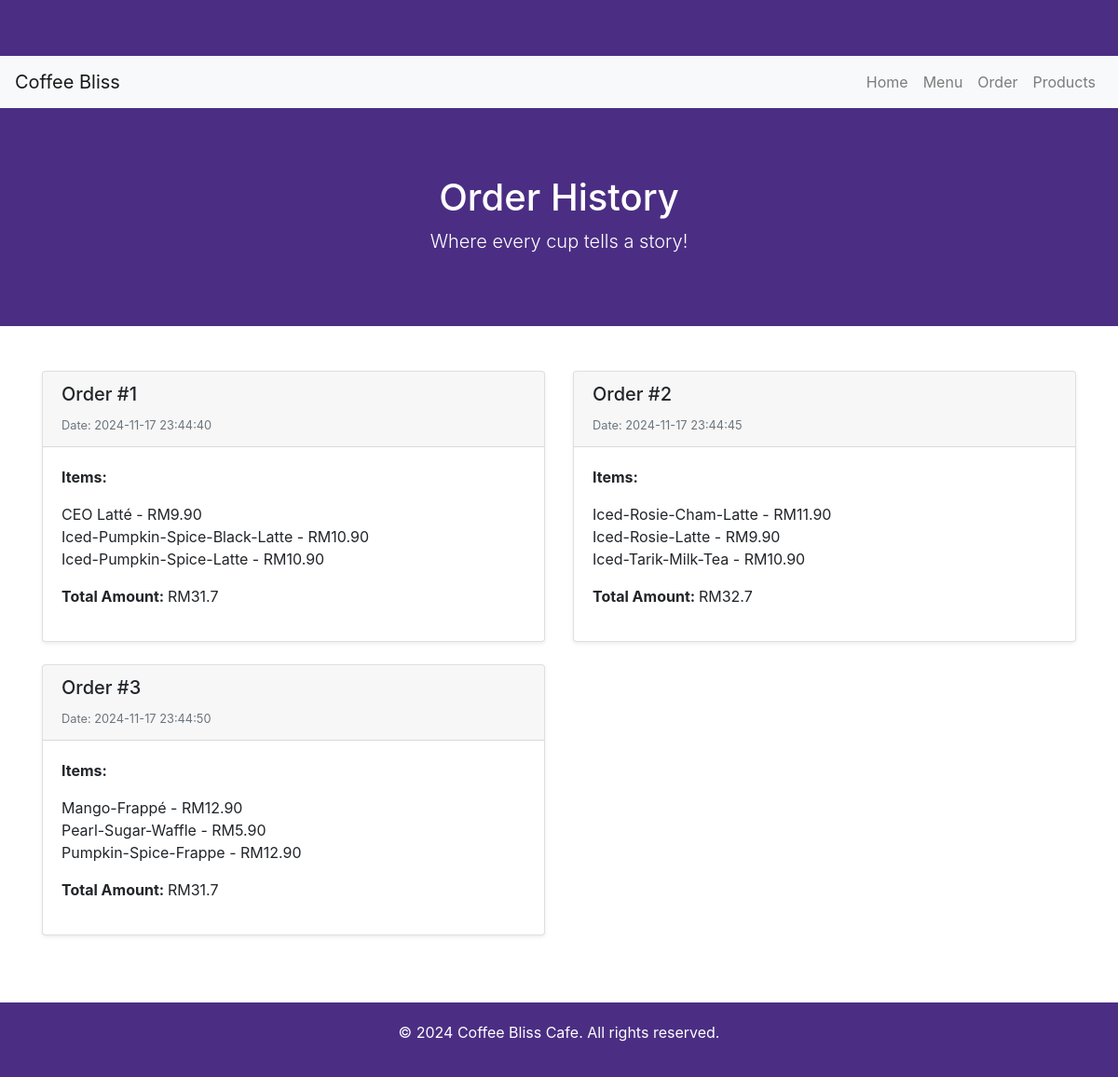
Screenshot of /php/order.php with the database file from the repository.
### tables this page shows
CREATE TABLE `history` (
  `id` int(11) NOT NULL,
  `order_num` int(11) NOT NULL,
  `time` datetime NOT NULL,
  `item_id` int(11) DEFAULT NULL
);

CREATE TABLE `item` (
  `id` int(11) NOT NULL,
  `img` longblob NOT NULL,
  `name` varchar(255) NOT NULL,
  `price` decimal(6,2) NOT NULL
);

### php/order.php (the view, shortened to what this page needs)
<!DOCTYPE html>
<html lang="en">
<head>
    <link href="https://stackpath.bootstrapcdn.com/bootstrap/4.5.2/css/bootstrap.min.css" rel="stylesheet">
    <link rel="stylesheet" href="../css/index.css">
</head>
<body>
    <div class="banner">
        <nav class="navbar navbar-expand-lg navbar-light bg-light">
            <a class="navbar-brand" href="#">Coffee Bliss</a>
            <div class="collapse navbar-collapse" id="navbarNav">
                <ul class="navbar-nav ml-auto">
                    <li class="nav-item">
                        <a class="nav-link" href="../index.php">Home</a>
                    </li>
                    <li class="nav-item">
                        <a class="nav-link" href="menu.php">Menu</a>
                    </li>
                    <li class="nav-item">
                        <a class="nav-link" href="order.php">Order</a>
                    </li>
                    <li class="nav-item">
                        <a class="nav-link" href="products.php">Products</a>
                    </li>
                </ul>
            </div>
        </nav>
        <br><br><br>
        <h1>Order History</h1>
        <p class="lead">Where every cup tells a story!</p>
    </div>
    <div class="container mt-5">
        <div class="row">
        <?php
            include '../db/database.php';
            $query = "SELECT order_num, time, item_id FROM history ORDER BY order_num";
            $result = mysqli_query($conn, $query);
            $order_count = null;
            $item = [];
            $date = null;
            while ($row = mysqli_fetch_assoc($result)) {
                if ($order_count === null) {
                    $order_count = $row["order_num"];
                    $date = $row["time"];
                }
                if ($row["order_num"] == $order_count) {
                    $item[] = $row["item_id"];
                } else {
                    output($order_count, $item, $date);
                    $order_count = $row["order_num"];
                    $item = [$row["item_id"]];
                    $date = $row["time"];
                }
            }
            if (!empty($item)) {
                output($order_count, $item, $date);
            }
            function output($order_num, $item, $date) {
                global $conn;
                $total = 0;
                echo "<div class='col-md-6'>";
                echo "<div class='card mb-4 shadow-sm'>";
                echo "<div class='card-header'>";
                echo "<h5>Order #" . $order_num . "</h5>";
                echo "<small class='text-muted'>Date: " . $date . "</small>";
                echo "</div>";
                echo "<div class='card-body'>";
                echo "<p><strong>Items:</strong></p>";
                echo "<ul class='list-unstyled'>";
                foreach ($item as $item_id) {
                    $q = "SELECT name, price FROM item WHERE id = '$item_id'";
                    $r = mysqli_query($conn, $q);
                    $rows = mysqli_fetch_assoc($r);
                    if (isset($rows["name"]) && isset($rows["price"])) {
                        echo "<li>" . $rows["name"] . " - RM" . $rows["price"] . "</li>";
                        $total += $rows["price"];
                    } else {
                        echo "<li>Item not available</li>";
                    }
                }
                echo "</ul>";
                echo "<p><strong>Total Amount: </strong>RM" . $total . "</p>";
                echo "</div>";
                echo "</div>";
                echo "</div>";
            }
        ?>
        </div>
    </div>
    <div class="footer mt-5">
        <p>&copy; 2024 Coffee Bliss Cafe. All rights reserved.</p>
    </div>
</body>
</html>

### css/index.css (style rules this page uses)
.banner { background-color: #4b2e83; color: white; padding: 60px 0; text-align: center; }
.footer { background-color: #4b2e83; color: white; padding: 20px; text-align: center; width: 100%; position: relative; bottom: 0; }
html, body { height: 100%; margin: 0; display: flex; flex-direction: column; }
.container { flex: 1; }

### rows the page displays
history: total "31.7", order_num "2", time "2024-11-17 23:44:45"
history: order_num "1", time "2024-11-17 23:44:40"
item: name "CEO Latté", price "9.90"
item: name "Iced-Pumpkin-Spice-Black-Latte", price "10.90"
item: name "Iced-Pumpkin-Spice-Latte", price "10.90"
history: total "32.7", order_num "3", time "2024-11-17 23:44:50"
item: name "Iced-Rosie-Cham-Latte", price "11.90"
item: name "Iced-Rosie-Latte", price "9.90"
item: name "Iced-Tarik-Milk-Tea", price "10.90"
item: name "Mango-Frappé", price "12.90"
item: name "Pearl-Sugar-Waffle", price "5.90"
item: name "Pumpkin-Spice-Frappe", price "12.90"

### other values shown
$total "31.7"
